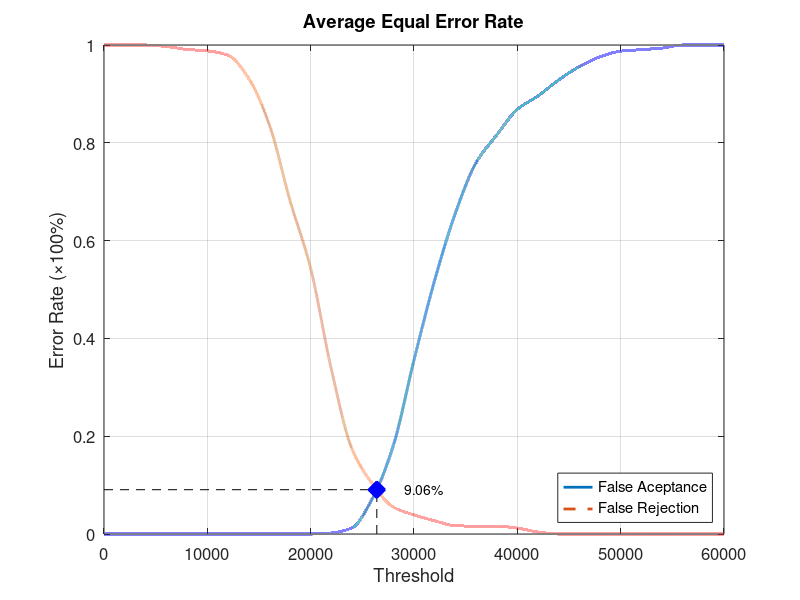
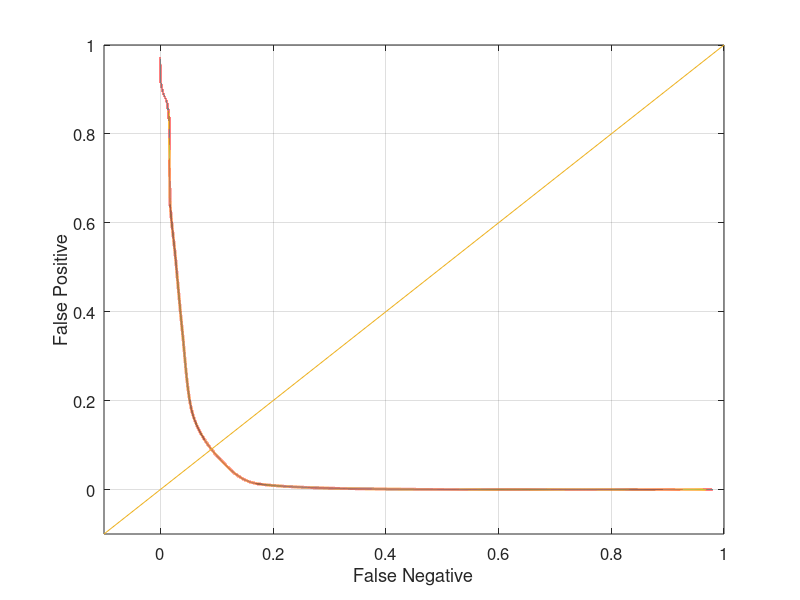

Recreate these plots in MATLAB, in order.
function yEER = Database1Average
close all;
clear;
clc;
x = 0:2000:60000;
xq = 0:0.5:60000;

y0 = [0 0 0 0 0 0 0 0 0 0 0 0.00210526 0.0126316 0.0736842 0.181053 0.355789 0.518947 0.655789 0.758947 0.81579 0.868421 0.895789 0.928421 0.955789 0.975789 0.987368 0.990526 0.993684 1 1 1];
yy0 = interp1(x, y0, xq, 'pchip');
y1 = [1 1 1 0.997 0.991 0.988 0.979 0.932 0.837 0.682 0.543 0.337 0.174 0.102 0.055 0.039 0.027 0.017 0.016 0.016 0.012 0.004 0 0 0 0 0 0 0 0 0];
yy1 = interp1(x, y1, xq, 'pchip');

% Calculating EER: 
y2 = abs(y0 - y1);
find(y2 == min(y2))
yy2 = abs(yy0 - yy1);
xEER = find(yy2 == min(yy2));
xEERIndex = xq(xEER) % X-axis EER
yEER = yy0(xEER) % Y-axis EER

main = figure
plot(xq, yy0,'-','LineWidth', 2);	hold on
plot(xq, yy1,'--','LineWidth', 2);	hold on
plot([xEERIndex xEERIndex], [0 yEER], 'k--');	hold on
plot([0 xEERIndex], [yEER yEER], 'k--');	hold on
plot(xEERIndex, yEER, 'bx', 'LineWidth', 10);	hold on
text(xEERIndex + 10 * xEERIndex / 100, yEER, [num2str(round((10000 * yEER)) / 100) '%'])
legend('False Aceptance', 'False Rejection', 'Location', 'SouthEast')
xlabel('Threshold')
ylabel('Error Rate (\times100%)')
title('Average Equal Error Rate')
set(gca, 'FontSize', 12)
axis([0 60000 0 1])
grid on

print(main, 'Database1AverageMain', '-dpng');
FNRxFPR = figure('Color', [1 1 1]);
plot(yy1, yy0, '-', yy1, yy0, 'LineWidth', 2);
hold on
y = -0.1:0.1:1
plot(y, y); 
set(gca, 'FontSize', 12)
xlabel('False Negative')
ylabel('False Positive')
axis([-0.1 1 -0.1 1])
set(gca, 'FontSize', 12)
grid on

print(FNRxFPR, 'Database1AverageFNRxFPR','-dpng');
end
